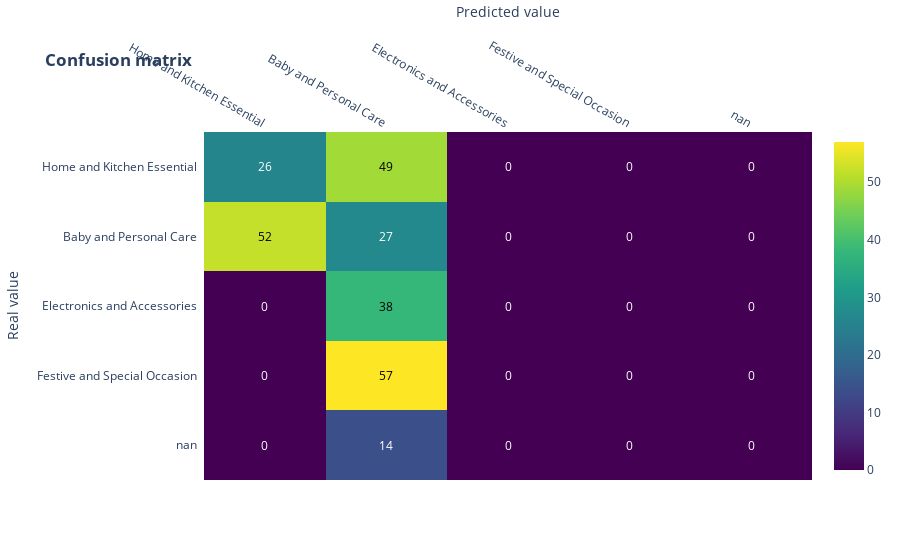

The notebook cell this image was saved under:
### Code cell
y_preds = (model.predict(X_test) > 0.5).astype('int32')
conf_matrix(metrics.confusion_matrix(y_test, y_preds))

### Figure 1 — Plotly figure (JSON) as saved in the notebook; plotly's stock layout.template omitted (floating-point values rounded to 4 significant figures)
{"data": [{"colorscale": [[0, "#440154"], [0.1111, "#482878"], [0.2222, "#3e4989"], [0.3333, "#31688e"], [0.4444, "#26828e"], [0.5556, "#1f9e89"], [0.6667, "#35b779"], [0.7778, "#6ece58"], [0.8889, "#b5de2b"], [1, "#fde725"]], "reversescale": false, "showscale": true, "type": "heatmap", "x": ["Home and Kitchen Essential", "Baby and Personal Care", "Electronics and Accessories", "Festive and Special Occasion", "nan"], "y": ["nan", "Festive and Special Occasion", "Electronics and Accessories", "Baby and Personal Care", "Home and Kitchen Essential"], "z": [[0, 14, 0, 0, 0], [0, 57, 0, 0, 0], [0, 38, 0, 0, 0], [52, 27, 0, 0, 0], [26, 49, 0, 0, 0]]}], "layout": {"annotations": [{"font": {"color": "#FFFFFF"}, "showarrow": false, "text": "0", "x": "Home and Kitchen Essential", "xref": "x", "y": "nan", "yref": "y"}, {"font": {"color": "#FFFFFF"}, "showarrow": false, "text": "14", "x": "Baby and Personal Care", "xref": "x", "y": "nan", "yref": "y"}, {"font": {"color": "#FFFFFF"}, "showarrow": false, "text": "0", "x": "Electronics and Accessories", "xref": "x", "y": "nan", "yref": "y"}, {"font": {"color": "#FFFFFF"}, "showarrow": false, "text": "0", "x": "Festive and Special Occasion", "xref": "x", "y": "nan", "yref": "y"}, {"font": {"color": "#FFFFFF"}, "showarrow": false, "text": "0", "x": "nan", "xref": "x", "y": "nan", "yref": "y"}, {"font": {"color": "#FFFFFF"}, "showarrow": false, "text": "0", "x": "Home and Kitchen Essential", "xref": "x", "y": "Festive and Special Occasion", "yref": "y"}, {"font": {"color": "#000000"}, "showarrow": false, "text": "57", "x": "Baby and Personal Care", "xref": "x", "y": "Festive and Special Occasion", "yref": "y"}, {"font": {"color": "#FFFFFF"}, "showarrow": false, "text": "0", "x": "Electronics and Accessories", "xref": "x", "y": "Festive and Special Occasion", "yref": "y"}, {"font": {"color": "#FFFFFF"}, "showarrow": false, "text": "0", "x": "Festive and Special Occasion", "xref": "x", "y": "Festive and Special Occasion", "yref": "y"}, {"font": {"color": "#FFFFFF"}, "showarrow": false, "text": "0", "x": "nan", "xref": "x", "y": "Festive and Special Occasion", "yref": "y"}, {"font": {"color": "#FFFFFF"}, "showarrow": false, "text": "0", "x": "Home and Kitchen Essential", "xref": "x", "y": "Electronics and Accessories", "yref": "y"}, {"font": {"color": "#000000"}, "showarrow": false, "text": "38", "x": "Baby and Personal Care", "xref": "x", "y": "Electronics and Accessories", "yref": "y"}, {"font": {"color": "#FFFFFF"}, "showarrow": false, "text": "0", "x": "Electronics and Accessories", "xref": "x", "y": "Electronics and Accessories", "yref": "y"}, {"font": {"color": "#FFFFFF"}, "showarrow": false, "text": "0", "x": "Festive and Special Occasion", "xref": "x", "y": "Electronics and Accessories", "yref": "y"}, {"font": {"color": "#FFFFFF"}, "showarrow": false, "text": "0", "x": "nan", "xref": "x", "y": "Electronics and Accessories", "yref": "y"}, {"font": {"color": "#000000"}, "showarrow": false, "text": "52", "x": "Home and Kitchen Essential", "xref": "x", "y": "Baby and Personal Care", "yref": "y"}, {"font": {"color": "#FFFFFF"}, "showarrow": false, "text": "27", "x": "Baby and Personal Care", "xref": "x", "y": "Baby and Personal Care", "yref": "y"}, {"font": {"color": "#FFFFFF"}, "showarrow": false, "text": "0", "x": "Electronics and Accessories", "xref": "x", "y": "Baby and Personal Care", "yref": "y"}, {"font": {"color": "#FFFFFF"}, "showarrow": false, "text": "0", "x": "Festive and Special Occasion", "xref": "x", "y": "Baby and Personal Care", "yref": "y"}, {"font": {"color": "#FFFFFF"}, "showarrow": false, "text": "0", "x": "nan", "xref": "x", "y": "Baby and Personal Care", "yref": "y"}, {"font": {"color": "#FFFFFF"}, "showarrow": false, "text": "26", "x": "Home and Kitchen Essential", "xref": "x", "y": "Home and Kitchen Essential", "yref": "y"}, {"font": {"color": "#000000"}, "showarrow": false, "text": "49", "x": "Baby and Personal Care", "xref": "x", "y": "Home and Kitchen Essential", "yref": "y"}, {"font": {"color": "#FFFFFF"}, "showarrow": false, "text": "0", "x": "Electronics and Accessories", "xref": "x", "y": "Home and Kitchen Essential", "yref": "y"}, {"font": {"color": "#FFFFFF"}, "showarrow": false, "text": "0", "x": "Festive and Special Occasion", "xref": "x", "y": "Home and Kitchen Essential", "yref": "y"}, {"font": {"color": "#FFFFFF"}, "showarrow": false, "text": "0", "x": "nan", "xref": "x", "y": "Home and Kitchen Essential", "yref": "y"}], "title": {"text": "<b>Confusion matrix</b>"}, "xaxis": {"dtick": 1, "gridcolor": "rgb(0, 0, 0)", "side": "top", "ticks": "", "title": {"text": "Predicted value"}}, "yaxis": {"dtick": 1, "ticks": "", "ticksuffix": "  ", "title": {"text": "Real value"}}}}
